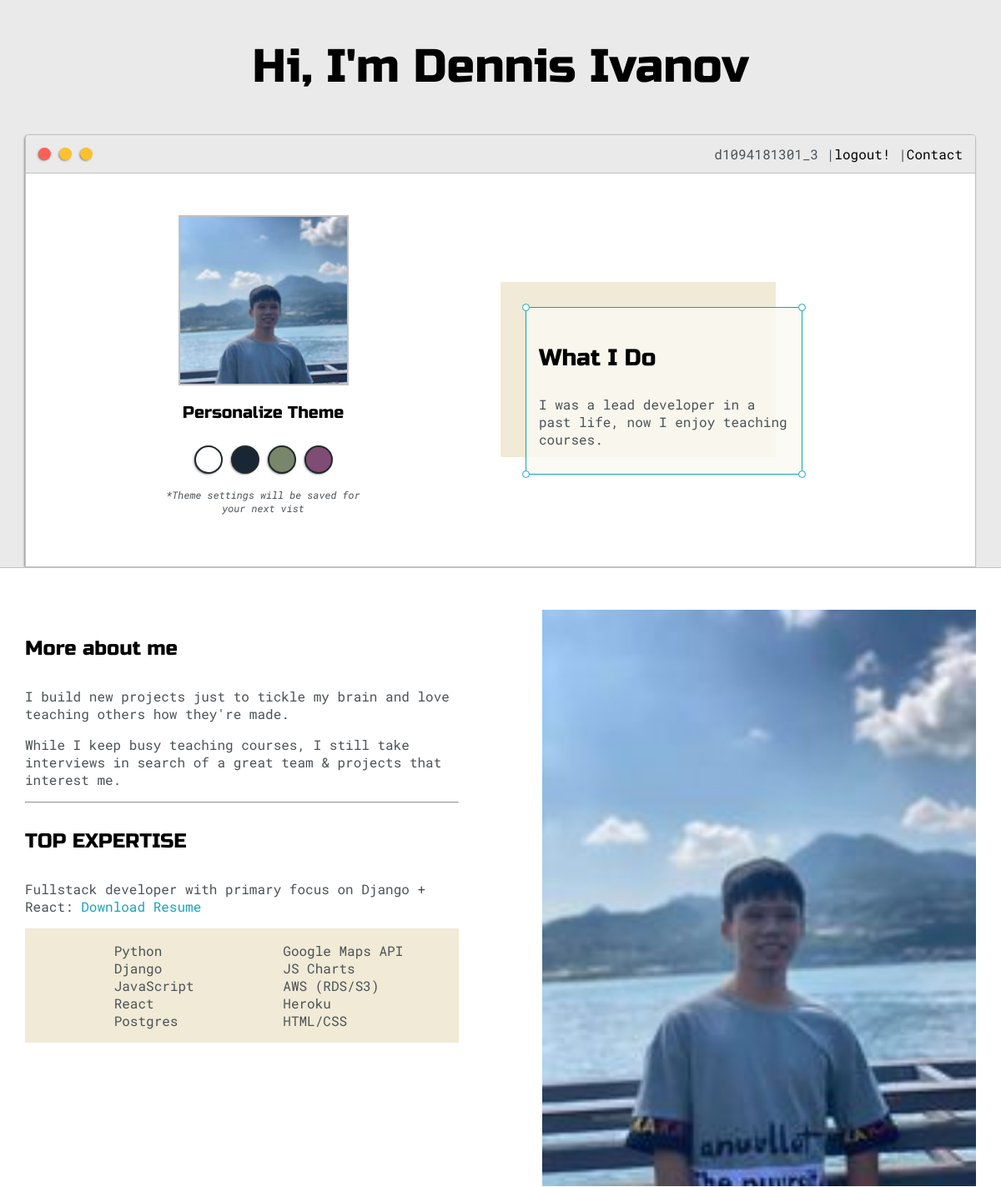
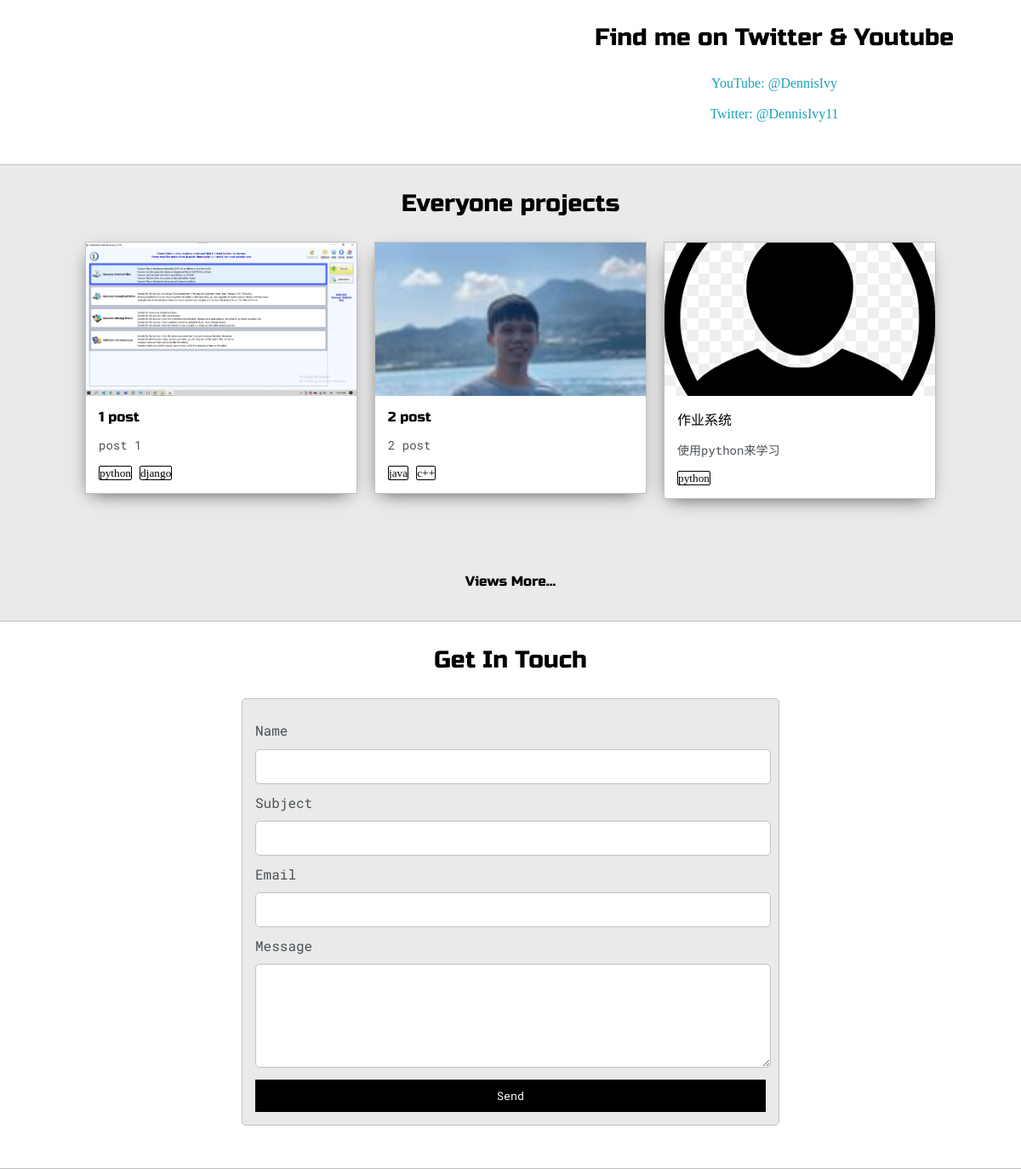
The page / (signed in) on the database its author committed (2 pictures, top to bottom).
### OurProfile/models.py (models this page shows, shortened)
class Post(models.Model):
    customer = models.ForeignKey(User,on_delete=models.CASCADE)
    images = models.ImageField(null = True,blank=True)
    title = models.CharField(max_length=200)
    body = models.TextField(max_length=500)
    date_created = models.DateTimeField(auto_now_add=True)
    categories = models.ManyToManyField(Tag,null=True)
    public = models.BooleanField(default=False)
    private = models.BooleanField(default=False)

class Tag(models.Model):
    name = models.CharField(max_length=50)
    def __str__(self):
        return self.name

### OurProfile/views.py (the view)
# urls.py: path('',views.home,name="home"),
def home(request):
    posts = Post.objects.all()[0:3]
    context = {'posts':posts}
    return render(request,"OurProfile/home.html",context)

### OurProfile/templates/OurProfile/home.html (shortened to what this page needs)
<!DOCTYPE html>
{% load static %}
<html>
<head>
	<link rel="stylesheet"  type="text/css" href="{% static 'css/layout.css' %}">
	<link id="theme-style" rel="stylesheet" type="text/css" href="">
</head>
<body>
	<section class="s1">
		<div class="main-container">
			<div class="greeting-wrapper">
				<h1>Hi, I'm Dennis Ivanov</h1>
			</div>
			<div class="intro-wrapper">
				{% include 'OurProfile/navbar.html' %}
				<div class="left-column">
					<img id="profile_pic" src="{% static 'images/me.jpg' %}">
					<h5 style="text-align: center;line-height: 0;">Personalize Theme</h5>
					<div id="theme-options-wrapper">
						<div data-mode="light" id="light-mode" class="theme-dot"></div>
						<div data-mode="blue" id="blue-mode" class="theme-dot"></div>
						<div data-mode="green" id="green-mode" class="theme-dot"></div>
						<div data-mode="purple" id="purple-mode" class="theme-dot"></div>
					</div>
					<p id="settings-note">*Theme settings will be saved for<br>your next vist</p>
				</div>
				<div class="right-column">
					<div id="preview-shadow">
						<div id="preview">
							<div id="corner-tl" class="corner"></div>
							<div id="corner-tr" class="corner"></div>
							<h3>What I Do</h3>
							<p>I was a lead developer in a past life, now I enjoy teaching courses.</p>
							<div id="corner-br" class="corner"></div>
							<div id="corner-bl" class="corner"></div>
						</div>
					</div>
				</div>
			</div>
		</div>
	</section>
	<section class="s2">
		<div class="main-container">
			<div class="about-wrapper">
				<div class="about-me">
					<h4>More about me</h4>
					<p>I build new projects just to tickle my brain and love teaching others how they're made.</p>
					<p>While I keep busy teaching courses, I still take interviews in search of a great team & projects that interest me.</p>
					<hr>
					<h4>TOP EXPERTISE</h4>
					<p>Fullstack developer with primary focus on Django + React: <a target="_blank" href="resume.pdf">Download Resume</a></p>
					<div id="skills">
						<ul>
							<li>Python</li>
							<li>Django</li>
							<li>JavaScript</li>
							<li>React</li>
							<li>Postgres</li>
						</ul>
						<ul>
							<li>Google Maps API</li>
							<li>JS Charts</li>
							<li>AWS (RDS/S3)</li>
							<li>Heroku</li>
							<li>HTML/CSS</li>
						</ul>
					</div>
				</div>
				<div class="social-links">
					<img id="social_img" src="{% static 'images/me.jpg' %}">
					<h3>Find me on Twitter & Youtube</h3>
					<a target="_blank" href="https://www.youtube.com/c/dennisivy">YouTube: @DennisIvy</a>
					<br>
					<a target="_blank" href="https://twitter.com/dennisivy11">Twitter: @DennisIvy11</a>
				</div>
			</div>
		</div>
	</section>
	<section class="s1">
		<div class="main-container">
			<h3 style="text-align: center;">Everyone projects</h3>
			<div class="post-wrapper">
			{% for post in posts %}
				<div>
					<div class="post">
						<a href="{% url 'post' post.id %}"><img class="thumbnail" src="{{ post.images.url }}"></a>
						<div class="post-preview">
							<h6 class="post-title">{{post.title}}</h6>
							<p class="post-intro">{{post.body}}</p>
							{% for categories in post.categories.all %}
								<small style="border: solid 1px;border-radius: 2px;margin-right: 5px;">{{categories}}</small>
							{% endfor %}
						</div>
					</div>
				</div>
			{% endfor %}
			</div>
			<a href="{% url 'posts' %}"><h6 style="text-align: center;">Views More...</h6></a>
		</div>
	</section>
	<section class="s2">
		<div class="main-container">
			<h3 style="text-align: center;">Get In Touch</h3>
			<form id="contact-form">
				<label>Name</label>
				<input class="input-field" type="text" name="name">
				<label>Subject</label>
				<input class="input-field" type="text" name="subject">
				<label>Email</label>
				<input class="input-field" type="text" name="email">
				<label>Message</label>
				<textarea class="input-field" name="message"></textarea>
				<input id="submit-btn" type="submit" value="Send">
			</form>
		</div>
	</section>
</body>
</html>

### OurProfile/templates/OurProfile/navbar.html
{% load static %}
    <div class="nav-wrapper">
            <div class="dots-wrapper">
                <a href="{% url 'home' %}"><div id="dot-1" class="browser-dot"></div></a>
                <a href="{% url 'posts' %}"><div id="dot-2" class="browser-dot"></div></a>
                <a href="#"><div id="dot-2" class="browser-dot"></div></a>
            </div>
        <ul id="navigation">
            <li>
            {% if  request.user.is_authenticated %}
                {{user}}
                |<a href="{% url 'logout' %}">logout!</a>
            {% else %}
                <a href="{% url 'login' %}">login</a>
                |<a href="{% url 'createuser' %}">register?</a>
            {% endif %}
                |<a href="{% url 'home' %}">Contact</a>
            </li>
        </ul>
    </div>

### rows shown on the page
Post: images (picture), title "1 post", body "post 1"
Tag: name "python"
Tag: name "django"
Post: images (picture), title "2 post", body "2 post"
Tag: name "java"
Tag: name "c++"
Post: images (picture), title "作业系统", body "使用python来学习"

### other values the page prints
{{ user }} "d1094181301_3"
